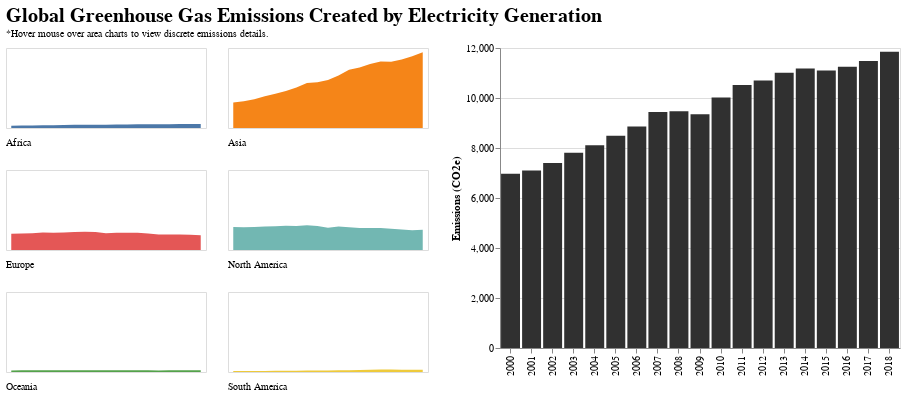

The cell this chart's notebook holds for it:
### Code cell
# Create GHGs visualization

# Continent selector
selection = alt.selection_multi(fields=['Continent'], on='mouseover')

# Faceted GHGs area charts
ghg_facet = alt.Chart(ghg).mark_area(
    opacity=0.7,
).encode(
    x=alt.X('Year:N', title=None, axis=None),
    y=alt.Y('GHGs', title=None, axis=None),
    color=alt.Color('Continent:N', legend=None),
    opacity=alt.condition(selection, alt.value(1), alt.value(0.4)),
    facet=alt.Facet('Continent:N', columns=2, title=None, header=alt.Header(labelOrient='bottom', labelAnchor='start')),
).properties(width=200, height=80,
).add_selection(selection)

# GHGs details bar chart
ghg_zoom = alt.Chart(ghg).mark_bar(color='#303030').encode(
    x=alt.X('Year:N', title=None),
    y=alt.Y('sum(GHGs):Q', title='Emissions (CO2e)'),
).properties(width=400, height=300,
).transform_filter(selection)

# Concatenating to create GHGs visualization
alt.concat(ghg_facet, ghg_zoom
).resolve_scale(color='independent',
).properties(title=alt.TitleParams(
    text='Global Greenhouse Gas Emissions Created by Electricity Generation',
    fontSize=20,
    subtitle='*Hover mouse over area charts to view discrete emissions details.',
    subtitleFontSize=10))

### Figure 1 — Vega-Lite specification as saved in the notebook (floating-point values rounded to 4 significant figures)
{"config": {"view": {"continuousWidth": 400, "continuousHeight": 300}}, "concat": [{"mark": {"type": "area", "opacity": 0.7}, "encoding": {"color": {"field": "Continent", "legend": null, "type": "nominal"}, "facet": {"columns": 2, "field": "Continent", "header": {"labelAnchor": "start", "labelOrient": "bottom"}, "title": null, "type": "nominal"}, "opacity": {"condition": {"value": 1, "selection": "selector007"}, "value": 0.4}, "x": {"axis": null, "field": "Year", "title": null, "type": "nominal"}, "y": {"axis": null, "field": "GHGs", "title": null, "type": "quantitative"}}, "height": 80, "selection": {"selector007": {"type": "multi", "fields": ["Continent"], "on": "mouseover"}}, "width": 200}, {"mark": {"type": "bar", "color": "#303030"}, "encoding": {"x": {"field": "Year", "title": null, "type": "nominal"}, "y": {"aggregate": "sum", "field": "GHGs", "title": "Emissions (CO2e)", "type": "quantitative"}}, "height": 300, "transform": [{"filter": {"selection": "selector007"}}], "width": 400}], "data": {"name": "data-200e8409a8ba2d290aa23c3f5dcd03de"}, "resolve": {"scale": {"color": "independent"}}, "title": {"text": "Global Greenhouse Gas Emissions Created by Electricity Generation", "fontSize": 20, "subtitle": "*Hover mouse over area charts to view discrete emissions details.", "subtitleFontSize": 10}, "$schema": "https://vega.github.io/schema/vega-lite/v4.17.0.json", "datasets": {"data-200e8409a8ba2d290aa23c3f5dcd03de": [{"Year": 2000, "Continent": "Africa", "GHGs": 236.5}, {"Year": 2001, "Continent": "Africa", "GHGs": 244.2}, {"Year": 2002, "Continent": "Africa", "GHGs": 256.6}, {"Year": 2003, "Continent": "Africa", "GHGs": 273.3}, {"Year": 2004, "Continent": "Africa", "GHGs": 287.4}, {"Year": 2005, "Continent": "Africa", "GHGs": 299.6}, {"Year": 2006, "Continent": "Africa", "GHGs": 313.2}, {"Year": 2007, "Continent": "Africa", "GHGs": 326.6}, {"Year": 2008, "Continent": "Africa", "GHGs": 329.5}, {"Year": 2009, "Continent": "Africa", "GHGs": 327.6}, {"Year": 2010, "Continent": "Africa", "GHGs": 345.9}, {"Year": 2011, "Continent": "Africa", "GHGs": 349.2}, {"Year": 2012, "Continent": "Africa", "GHGs": 362.7}, {"Year": 2013, "Continent": "Africa", "GHGs": 367.7}, {"Year": 2014, "Continent": "Africa", "GHGs": 375.4}, {"Year": 2015, "Continent": "Africa", "GHGs": 387.4}, {"Year": 2016, "Continent": "Africa", "GHGs": 387.7}, {"Year": 2017, "Continent": "Africa", "GHGs": 398.0}, {"Year": 2018, "Continent": "Africa", "GHGs": 402.0}, {"Year": 2000, "Continent": "Asia", "GHGs": 2549.0}, {"Year": 2001, "Continent": "Asia", "GHGs": 2663.0}, {"Year": 2002, "Continent": "Asia", "GHGs": 2884.0}, {"Year": 2003, "Continent": "Asia", "GHGs": 3172.0}, {"Year": 2004, "Continent": "Asia", "GHGs": 3421.0}, {"Year": 2005, "Continent": "Asia", "GHGs": 3707.0}, {"Year": 2006, "Continent": "Asia", "GHGs": 4046.0}, {"Year": 2007, "Continent": "Asia", "GHGs": 4496.0}, {"Year": 2008, "Continent": "Asia", "GHGs": 4582.0}, {"Year": 2009, "Continent": "Asia", "GHGs": 4799.0}, {"Year": 2010, "Continent": "Asia", "GHGs": 5259.0}, {"Year": 2011, "Continent": "Asia", "GHGs": 5825.0}, {"Year": 2012, "Continent": "Asia", "GHGs": 6048.0}, {"Year": 2013, "Continent": "Asia", "GHGs": 6408.0}, {"Year": 2014, "Continent": "Asia", "GHGs": 6662.0}, {"Year": 2015, "Continent": "Asia", "GHGs": 6628.0}, {"Year": 2016, "Continent": "Asia", "GHGs": 6862.0}, {"Year": 2017, "Continent": "Asia", "GHGs": 7185.0}, {"Year": 2018, "Continent": "Asia", "GHGs": 7573.0}, {"Year": 2000, "Continent": "Europe", "GHGs": 1632.0}, {"Year": 2001, "Continent": "Europe", "GHGs": 1643.0}, {"Year": 2002, "Continent": "Europe", "GHGs": 1682.0}, {"Year": 2003, "Continent": "Europe", "GHGs": 1749.0}, {"Year": 2004, "Continent": "Europe", "GHGs": 1737.0}, {"Year": 2005, "Continent": "Europe", "GHGs": 1753.0}, {"Year": 2006, "Continent": "Europe", "GHGs": 1809.0}, {"Year": 2007, "Continent": "Europe", "GHGs": 1833.0}, {"Year": 2008, "Continent": "Europe", "GHGs": 1812.0}, {"Year": 2009, "Continent": "Europe", "GHGs": 1664.0}, {"Year": 2010, "Continent": "Europe", "GHGs": 1716.0}, {"Year": 2011, "Continent": "Europe", "GHGs": 1721.0}, {"Year": 2012, "Continent": "Europe", "GHGs": 1713.0}, {"Year": 2013, "Continent": "Europe", "GHGs": 1638.0}, {"Year": 2014, "Continent": "Europe", "GHGs": 1546.0}, {"Year": 2015, "Continent": "Europe", "GHGs": 1548.0}, {"Year": 2016, "Continent": "Europe", "GHGs": 1544.0}, {"Year": 2017, "Continent": "Europe", "GHGs": 1532.0}, {"Year": 2018, "Continent": "Europe", "GHGs": 1482.0}, {"Year": 2000, "Continent": "North America", "GHGs": 2297.0}, {"Year": 2001, "Continent": "North America", "GHGs": 2278.0}, {"Year": 2002, "Continent": "North America", "GHGs": 2309.0}, {"Year": 2003, "Continent": "North America", "GHGs": 2345.0}, {"Year": 2004, "Continent": "North America", "GHGs": 2374.0}, {"Year": 2005, "Continent": "North America", "GHGs": 2434.0}, {"Year": 2006, "Continent": "North America", "GHGs": 2395.0}, {"Year": 2007, "Continent": "North America", "GHGs": 2470.0}, {"Year": 2008, "Continent": "North America", "GHGs": 2410.0}, {"Year": 2009, "Continent": "North America", "GHGs": 2232.0}, {"Year": 2010, "Continent": "North America", "GHGs": 2345.0}, {"Year": 2011, "Continent": "North America", "GHGs": 2276.0}, {"Year": 2012, "Continent": "North America", "GHGs": 2199.0}, {"Year": 2013, "Continent": "North America", "GHGs": 2200.0}, {"Year": 2014, "Continent": "North America", "GHGs": 2198.0}, {"Year": 2015, "Continent": "North America", "GHGs": 2120.0}, {"Year": 2016, "Continent": "North America", "GHGs": 2052.0}, {"Year": 2017, "Continent": "North America", "GHGs": 1976.0}, {"Year": 2018, "Continent": "North America", "GHGs": 2016.0}, {"Year": 2000, "Continent": "Oceania", "GHGs": 155.7}, {"Year": 2001, "Continent": "Oceania", "GHGs": 166.4}, {"Year": 2002, "Continent": "Oceania", "GHGs": 165.5}, {"Year": 2003, "Continent": "Oceania", "GHGs": 165.4}, {"Year": 2004, "Continent": "Oceania", "GHGs": 172.2}, {"Year": 2005, "Continent": "Oceania", "GHGs": 169.8}, {"Year": 2006, "Continent": "Oceania", "GHGs": 171.1}, {"Year": 2007, "Continent": "Oceania", "GHGs": 176.3}, {"Year": 2008, "Continent": "Oceania", "GHGs": 177.4}, {"Year": 2009, "Continent": "Oceania", "GHGs": 178.2}, {"Year": 2010, "Continent": "Oceania", "GHGs": 177.2}, {"Year": 2011, "Continent": "Oceania", "GHGs": 172.8}, {"Year": 2012, "Continent": "Oceania", "GHGs": 171.1}, {"Year": 2013, "Continent": "Oceania", "GHGs": 163.3}, {"Year": 2014, "Continent": "Oceania", "GHGs": 159.2}, {"Year": 2015, "Continent": "Oceania", "GHGs": 165.1}, {"Year": 2016, "Continent": "Oceania", "GHGs": 165.8}, {"Year": 2017, "Continent": "Oceania", "GHGs": 163.8}, {"Year": 2018, "Continent": "Oceania", "GHGs": 163.2}, {"Year": 2000, "Continent": "South America", "GHGs": 100.2}, {"Year": 2001, "Continent": "South America", "GHGs": 102.8}, {"Year": 2002, "Continent": "South America", "GHGs": 99.95}, {"Year": 2003, "Continent": "South America", "GHGs": 106.0}, {"Year": 2004, "Continent": "South America", "GHGs": 121.2}, {"Year": 2005, "Continent": "South America", "GHGs": 121.2}, {"Year": 2006, "Continent": "South America", "GHGs": 128.2}, {"Year": 2007, "Continent": "South America", "GHGs": 141.3}, {"Year": 2008, "Continent": "South America", "GHGs": 156.9}, {"Year": 2009, "Continent": "South America", "GHGs": 149.7}, {"Year": 2010, "Continent": "South America", "GHGs": 174.9}, {"Year": 2011, "Continent": "South America", "GHGs": 174.6}, {"Year": 2012, "Continent": "South America", "GHGs": 202.2}, {"Year": 2013, "Continent": "South America", "GHGs": 231.1}, {"Year": 2014, "Continent": "South America", "GHGs": 243.7}, {"Year": 2015, "Continent": "South America", "GHGs": 254.3}, {"Year": 2016, "Continent": "South America", "GHGs": 235.1}, {"Year": 2017, "Continent": "South America", "GHGs": 226.7}, {"Year": 2018, "Continent": "South America", "GHGs": 218.0}]}}
